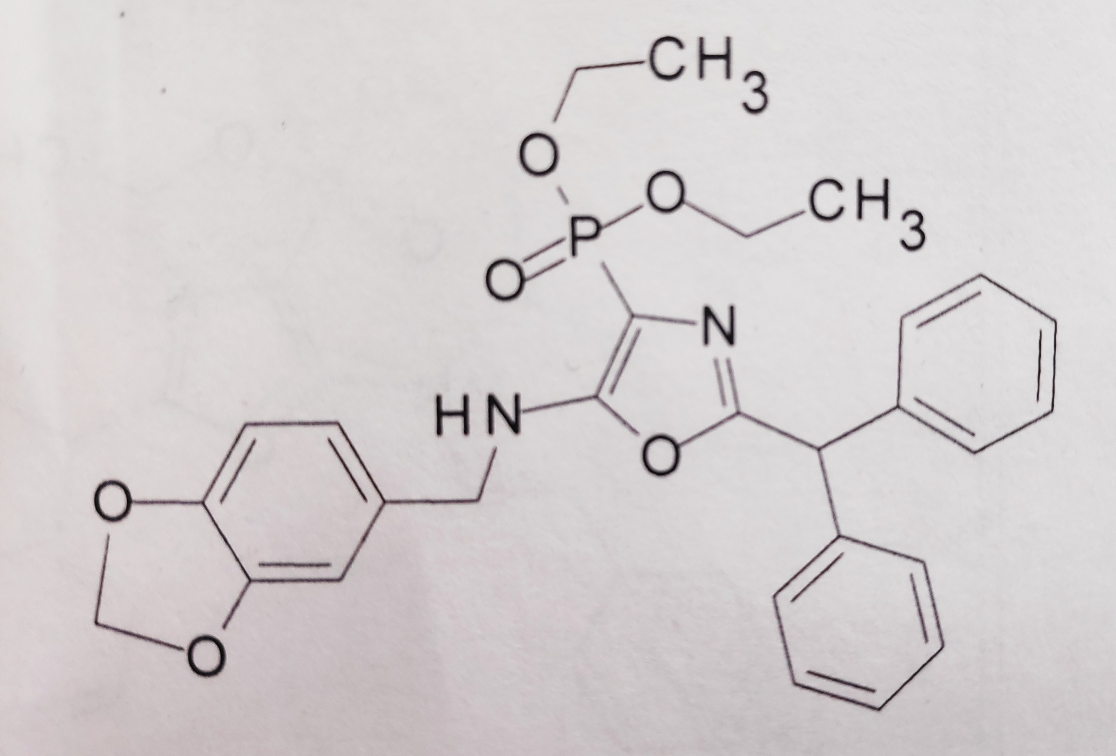
#> input picture uploads/IMG_20190305_102106.jpg, 3348 x 2268 px (shown at 1/3 size)
$ python -i preprocess.py   (imports and definitions only)
#> lines starting #> are read from the running program, lines starting #| are printed output that depends on the picture; after the words box and inside, x2 and y2 are one past the last pixel; in counts of white or black regions, pixels touching at a corner belong together
import cv2
import numpy as np
import imutils
from skimage.filters import threshold_local


def change_rectangles(image_path):
#> called with image_path = 'uploads/IMG_20190305_102106.jpg'
    def points(pts):
        rect = np.zeros((4, 2), dtype="float32")
        s = pts.sum(axis=1)
        rect[0] = pts[np.argmin(s)]
        rect[2] = pts[np.argmax(s)]
        diff = np.diff(pts, axis=1)
        rect[1] = pts[np.argmin(diff)]
        rect[3] = pts[np.argmax(diff)]
        return rect

    def new_contour(image, pts):
        rect = points(pts)
        (tl, tr, br, bl) = rect
        widthA = np.sqrt(((br[0] - bl[0]) ** 2) + ((br[1] - bl[1]) ** 2))
        widthB = np.sqrt(((tr[0] - tl[0]) ** 2) + ((tr[1] - tl[1]) ** 2))
        maxWidth = max(int(widthA), int(widthB))

        heightA = np.sqrt(((tr[0] - br[0]) ** 2) + ((tr[1] - br[1]) ** 2))
        heightB = np.sqrt(((tl[0] - bl[0]) ** 2) + ((tl[1] - bl[1]) ** 2))
        maxHeight = max(int(heightA), int(heightB))
        dst = np.array([
            [0, 0],
            [maxWidth - 1, 0],
            [maxWidth - 1, maxHeight - 1],
            [0, maxHeight - 1]], dtype="float32")

        M = cv2.getPerspectiveTransform(rect, dst)
        warped = cv2.warpPerspective(image, M, (maxWidth, maxHeight))
        return warped

    image = cv2.imread(image_path)
#> image is the input picture: shape (2268, 3348, 3); mean B, G, R 208.3, 207.4, 212.3
    ratio = image.shape[0] / 500.0
#> ratio = 4.54
    orig = image.copy()
    image = imutils.resize(image, height=500)
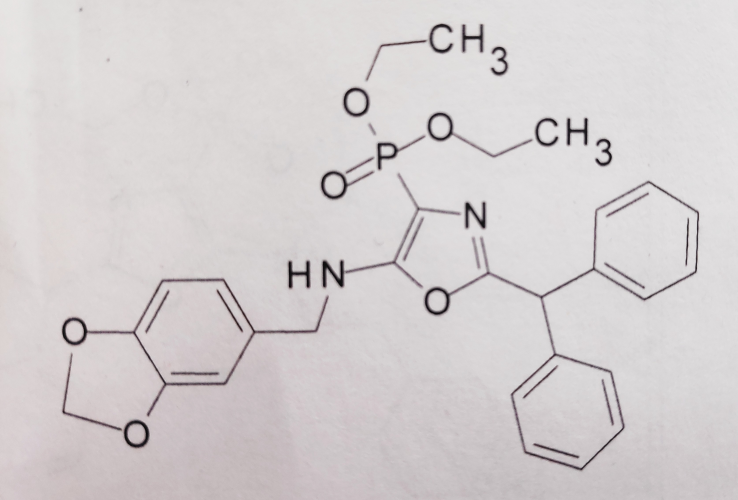
#> image: shape (500, 738, 3); mean B, G, R 208.3, 207.4, 212.3

    gray = cv2.cvtColor(image, cv2.COLOR_BGR2GRAY)
    gray = cv2.GaussianBlur(gray, (5, 5), 0)
    edged = cv2.Canny(gray, 75, 200)
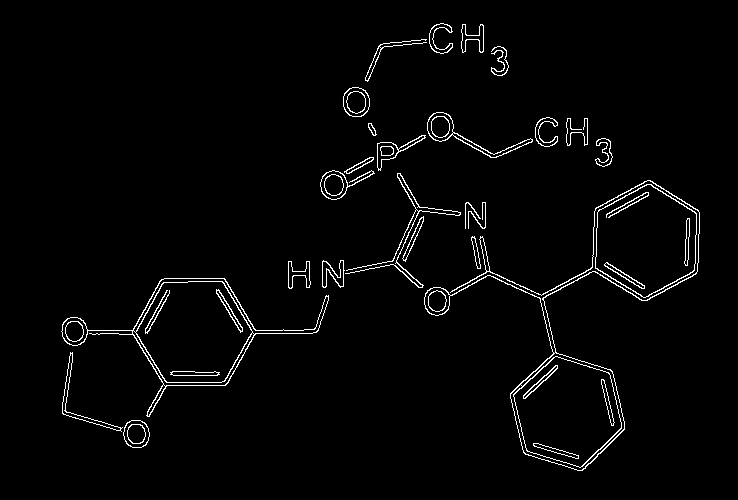
#> edged: shape (500, 738); 2.3% white in thin lines or dots, all inside (x1, y1, x2, y2) = (61, 23, 700, 471)

    cnts = cv2.findContours(edged.copy(), cv2.RETR_LIST, cv2.CHAIN_APPROX_SIMPLE)
#> cnts = 85 contours, 3 with area under 20; largest, box (x1, y1, x2, y2) and area: (61, 278, 329, 417) 11044, (424, 180, 700, 471) 10512, (135, 281, 253, 383) 8752, (595, 184, 697, 298) 8544, (595, 184, 697, 298) 8438
    cnts = imutils.grab_contours(cnts)
    cnts = sorted(cnts, key=cv2.contourArea, reverse=True)[:5]
#> cnts = 5 contours; box (x1, y1, x2, y2) and area: (61, 278, 329, 417) 11044, (424, 180, 700, 471) 10512, (135, 281, 253, 383) 8752, (595, 184, 697, 298) 8544, (595, 184, 697, 298) 8438

    for c in cnts:
        peri = cv2.arcLength(c, True)
        approx = cv2.approxPolyDP(c, 0.02 * peri, True)

        if len(approx) == 4:
            screenCnt = approx
            break
#> this loop made 5 passes
#> peri on passes 1 to 5: 932.9, 2224.3, 363.9, 360, 357.7

    try:
        screenCnt
    except NameError:
        screenCnt = []

    if screenCnt != []:
        warped = new_contour(orig, screenCnt.reshape(4, 2) * ratio)
    else:
        warped = image

    warped = cv2.cvtColor(warped, cv2.COLOR_BGR2GRAY)
    T = threshold_local(warped, 11, offset=10, method="gaussian")
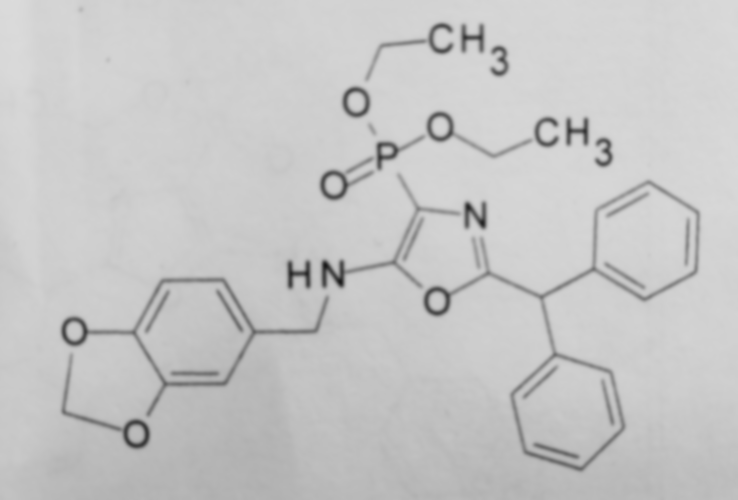
#> T: shape (500, 738) float64; min 26.35, max 219, mean 199
    warped = (warped > T).astype("uint8") * 255
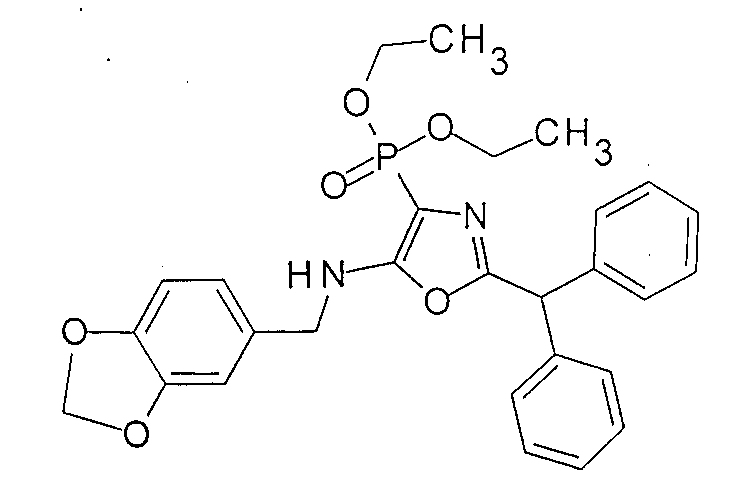
#> warped: shape (500, 738); 97.5% white; black in thin lines or dots, all inside (x1, y1, x2, y2) = (62, 8, 699, 470)
    warped_write = cv2.imwrite(image_path, warped)
    return image_path

>>> result = change_rectangles('uploads/IMG_20190305_102106.jpg')

$ run again, on uploads/IMG_20190305_102111.jpg
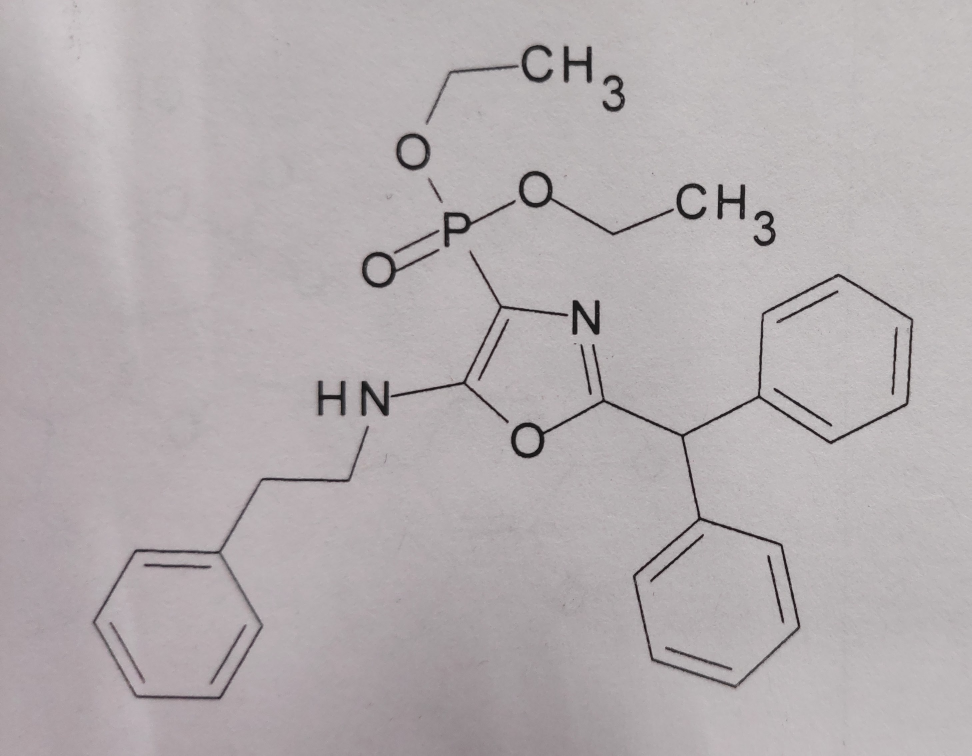
#> input picture uploads/IMG_20190305_102111.jpg, 2915 x 2268 px (shown at 1/3 size)
#> in change_rectangles, image is the input picture: shape (2268, 2915, 3); mean B, G, R 175.7, 173.8, 179.9
#> image: shape (500, 642, 3)
#> in change_rectangles, `edged = cv2.Canny(gray, 75, 200)`:
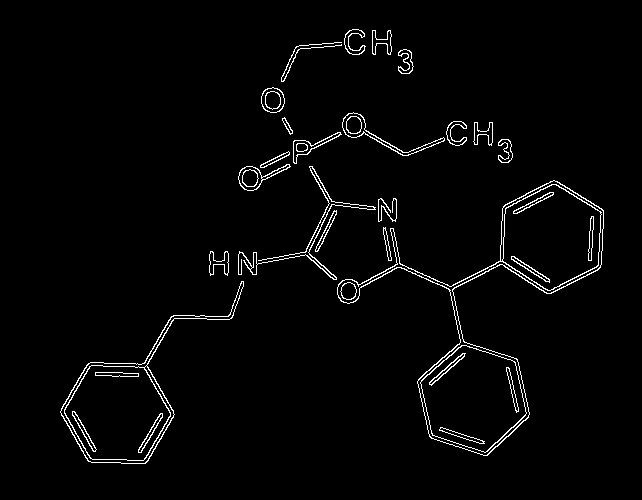
#> edged: shape (500, 642); 2.3% white in thin lines or dots, all inside (x1, y1, x2, y2) = (60, 29, 604, 464)
#> in change_rectangles, `cnts = cv2.findContours(edged.copy(), cv2.RETR_LIST, cv2.CHAIN_APPROX_..`: cnts = 71 contours; largest, box (x1, y1, x2, y2) and area: (337, 180, 604, 456) 18995, (337, 180, 604, 456) 10908, (60, 281, 244, 464) 9088, (420, 345, 527, 453) 8002, (420, 345, 527, 453) 7926
#> in change_rectangles, `cnts = sorted(cnts, key=cv2.contourArea, reverse=True)[:5]`: cnts = 5 contours; box (x1, y1, x2, y2) and area: (337, 180, 604, 456) 18995, (337, 180, 604, 456) 10908, (60, 281, 244, 464) 9088, (420, 345, 527, 453) 8002, (420, 345, 527, 453) 7926
#> the loop in change_rectangles, `for c in cnts:` made 5 passes
#> peri on passes 1 to 5: 1326.1, 1674.8, 675.6, 349.3, 346.9
#> in change_rectangles, `warped = (warped > T).astype("uint8") * 255`:
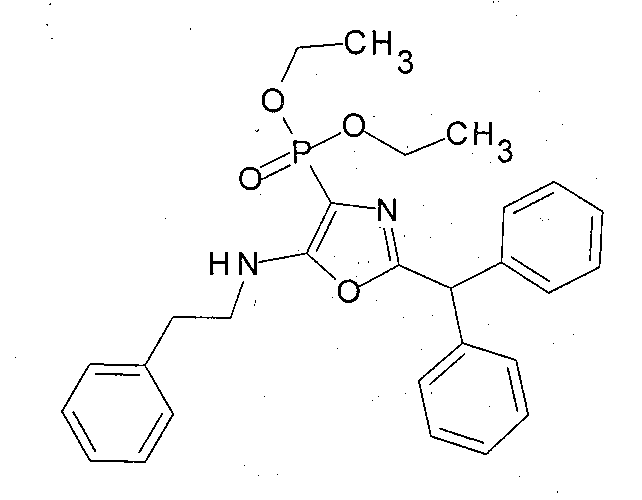
#> warped: shape (500, 642); 97.8% white; black in thin lines or dots

$ run again, on uploads/IMG_20190305_102119.jpg
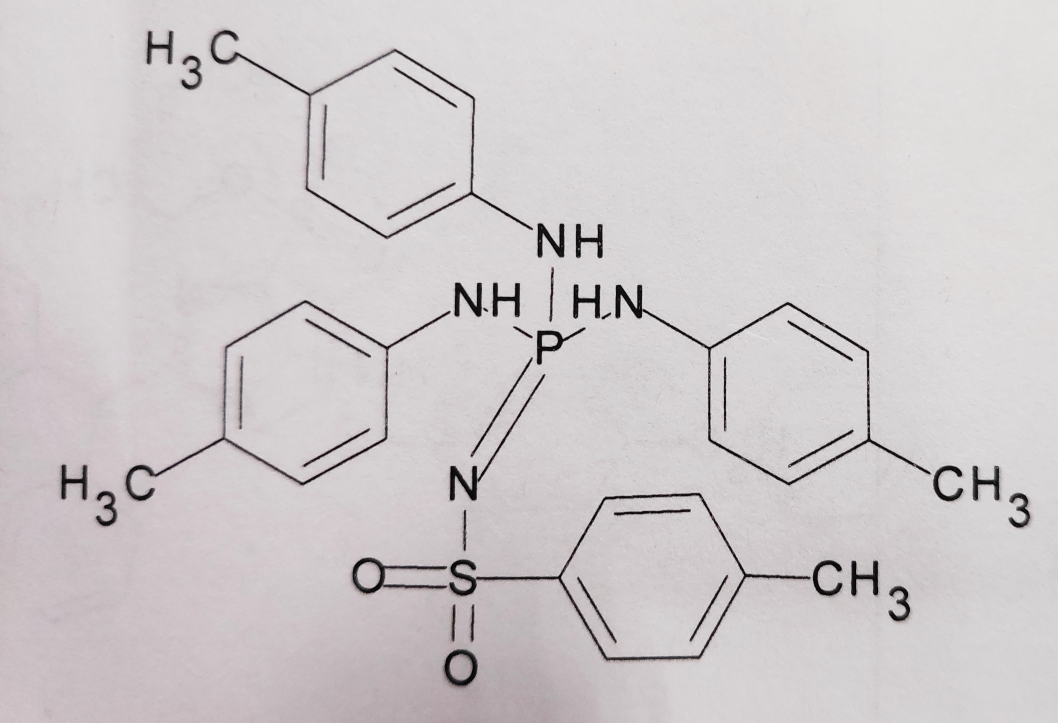
#> input picture uploads/IMG_20190305_102119.jpg, 3174 x 2168 px (shown at 1/3 size)
#> in change_rectangles, image is the input picture: shape (2168, 3174, 3); mean B, G, R 204.1, 202.7, 207.4
#> image: shape (500, 732, 3)
#> in change_rectangles, `edged = cv2.Canny(gray, 75, 200)`:
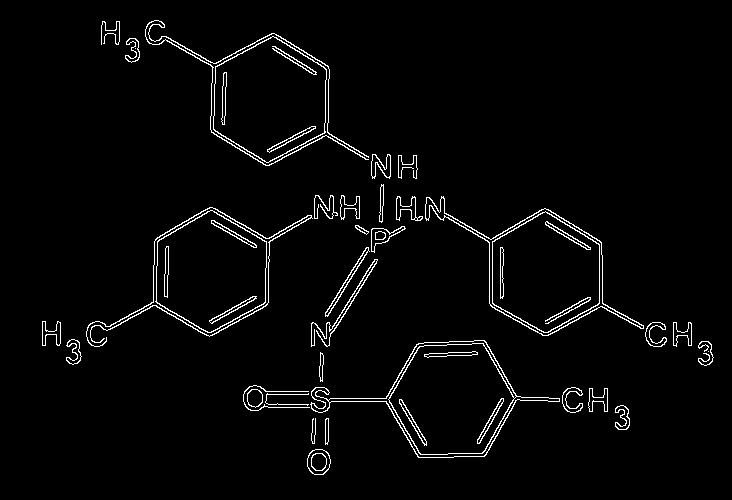
#> edged: shape (500, 732); 2.8% white in thin lines or dots, all inside (x1, y1, x2, y2) = (42, 20, 714, 475)
#> in change_rectangles, `cnts = cv2.findContours(edged.copy(), cv2.RETR_LIST, cv2.CHAIN_APPROX_..`: cnts = 90 contours, 8 with area under 20; largest, box (x1, y1, x2, y2) and area: (310, 340, 560, 458) 12068, (425, 196, 644, 336) 11516, (425, 197, 644, 336) 11278, (213, 36, 327, 163) 10604, (213, 36, 327, 163) 10484
#> in change_rectangles, `cnts = sorted(cnts, key=cv2.contourArea, reverse=True)[:5]`: cnts = 5 contours; box (x1, y1, x2, y2) and area: (310, 340, 560, 458) 12068, (425, 196, 644, 336) 11516, (425, 197, 644, 336) 11278, (213, 36, 327, 163) 10604, (213, 36, 327, 163) 10484
#> the loop in change_rectangles, `for c in cnts:` made 5 passes
#> peri on passes 1 to 5: 748.7, 740.3, 731.1, 403.3, 400.1
#> in change_rectangles, `warped = (warped > T).astype("uint8") * 255`:
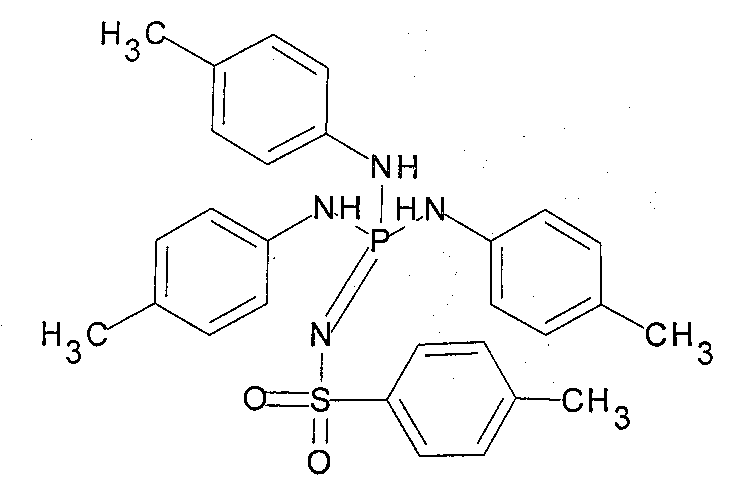
#> warped: shape (500, 732); 97.3% white; black in thin lines or dots, all inside (x1, y1, x2, y2) = (1, 21, 713, 475)

$ run again, on uploads/IMG_20190305_102125.jpg
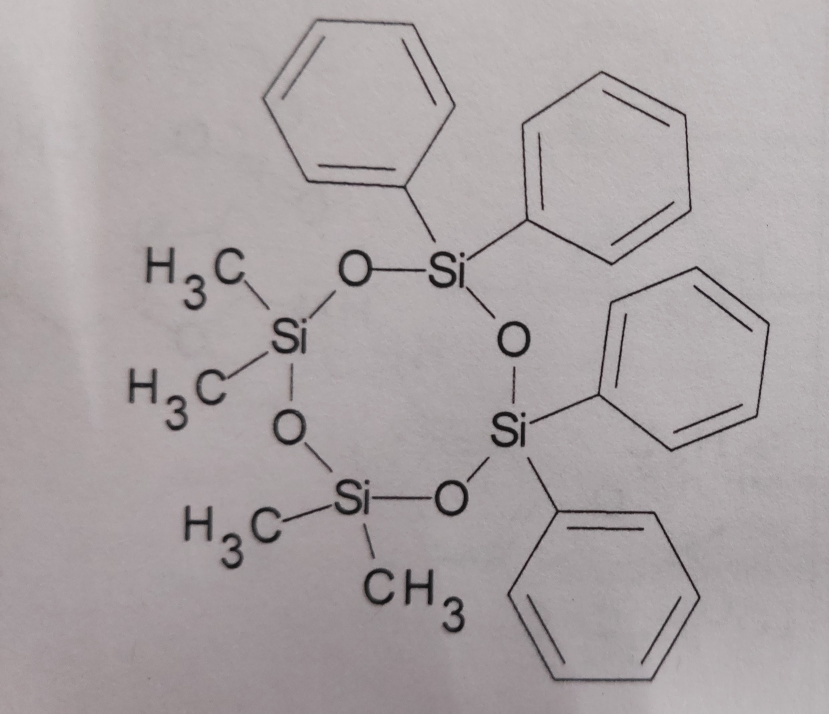
#> input picture uploads/IMG_20190305_102125.jpg, 2486 x 2140 px (shown at 1/3 size)
#> in change_rectangles, image is the input picture: shape (2140, 2486, 3); mean B, G, R 164.9, 163.5, 170.2
#> image: shape (500, 580, 3)
#> in change_rectangles, `edged = cv2.Canny(gray, 75, 200)`:
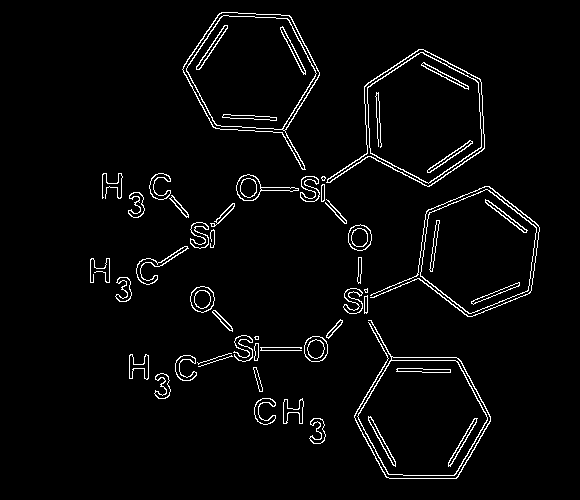
#> edged: shape (500, 580); 3.3% white in thin lines or dots, all inside (x1, y1, x2, y2) = (90, 12, 540, 479)
#> in change_rectangles, `cnts = cv2.findContours(edged.copy(), cv2.RETR_LIST, cv2.CHAIN_APPROX_..`: cnts = 111 contours, 14 with area under 20; largest, box (x1, y1, x2, y2) and area: (326, 49, 485, 187) 12405, (182, 12, 320, 170) 12346, (327, 49, 485, 187) 12222, (354, 320, 491, 479) 11524, (357, 360, 488, 476) 11238
#> in change_rectangles, `cnts = sorted(cnts, key=cv2.contourArea, reverse=True)[:5]`: cnts = 5 contours; box (x1, y1, x2, y2) and area: (326, 49, 485, 187) 12405, (182, 12, 320, 170) 12346, (327, 49, 485, 187) 12222, (354, 320, 491, 479) 11524, (357, 360, 488, 476) 11238
#> the loop in change_rectangles, `for c in cnts:` made 5 passes
#> peri on passes 1 to 5: 533.2, 522.8, 529.4, 1465.3, 412.1
#> in change_rectangles, `warped = (warped > T).astype("uint8") * 255`:
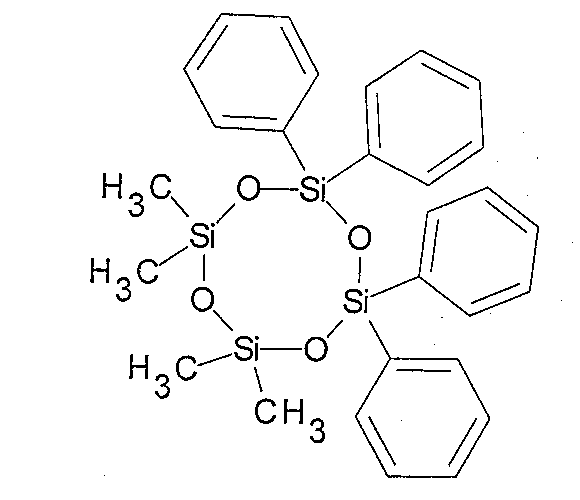
#> warped: shape (500, 580); 96.8% white; black in thin lines or dots, all inside (x1, y1, x2, y2) = (90, 13, 573, 478)
